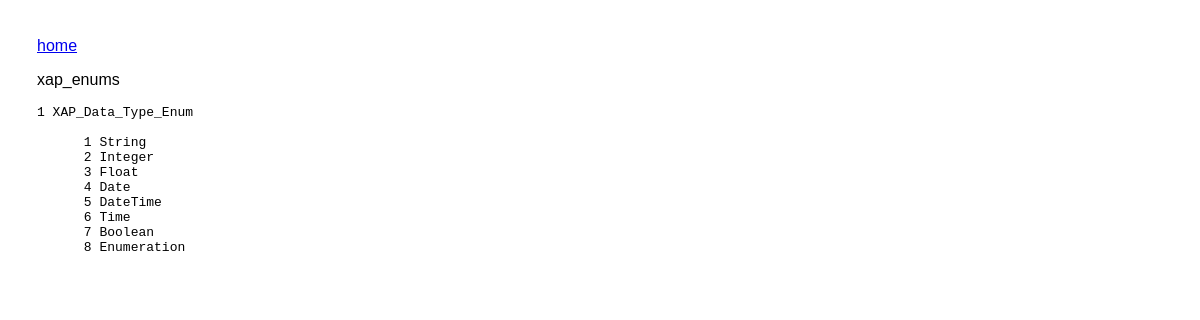
The page /xap_enums.php (signed in) on the database as committed earlier.
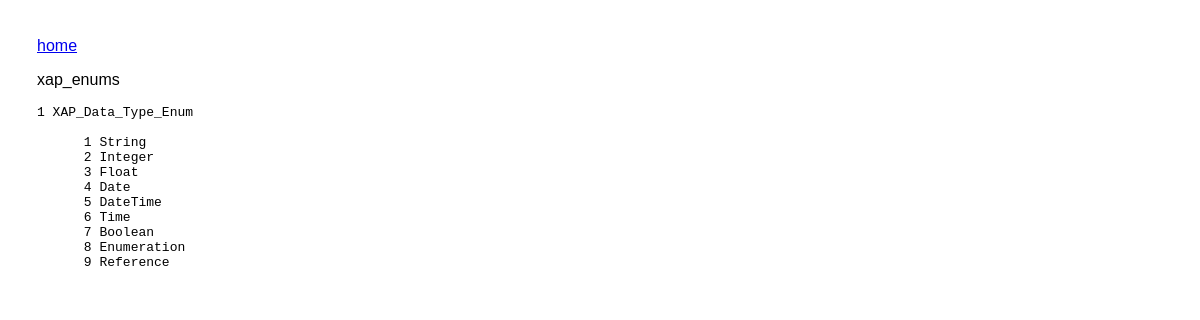
The same page on the database as committed later.
### tables this page shows
create table xap_enumeration
(xap_id             int         not null auto_increment,
 xap_cre_dat        datetime    not null,
 xap_user_id        int         not null,
 xap_project_id     int         not null,
 xap_access         varchar(3)  not null default 'ddr',
 xap_deleted        char(1)     not null default 'n', 
 xap_upd_dat        datetime    null,
 xap_upd_user_id    int         null,
 xap_reservation_id int         null,
  
 primary key (xap_id),
 foreign key (xap_user_id)        references xap_user(xap_id)        on delete cascade,
 foreign key (xap_project_id)     references xap_project(xap_id)     on delete cascade,
 foreign key (xap_upd_user_id)    references xap_user(xap_id)        on delete set null,
 foreign key (xap_reservation_id) references xap_reservation(xap_id) on delete set null,
  
 name            varchar(50),
 description     varchar(300),
  
 unique key (name)
);

create table xap_enumeration_entry
(xap_id             int         not null auto_increment,
 xap_cre_dat        datetime    not null,
 xap_user_id        int         not null,
 xap_project_id     int         not null,
 xap_access         varchar(3)  not null default 'ddr',
 xap_deleted        char(1)     not null default 'n', 
 xap_upd_dat        datetime    null,
 xap_upd_user_id    int         null,
 xap_reservation_id int         null,
  
 primary key (xap_id),
 foreign key (xap_user_id)        references xap_user(xap_id)        on delete cascade,
 foreign key (xap_project_id)     references xap_project(xap_id)     on delete cascade,
 foreign key (xap_upd_user_id)    references xap_user(xap_id)        on delete set null,
 foreign key (xap_reservation_id) references xap_reservation(xap_id) on delete set null,
  
 enumeration_id  int not null,
 entry_id        int not null,           
 entry_text      varchar(255) not null,
 description     varchar(255),
  
 unique key(enumeration_id, entry_id),
 unique key(enumeration_id, entry_text),
 foreign key (enumeration_id) references xap_enumeration(xap_id) on delete cascade
);

### xap_enums.php (the view, shortened to what this page needs)
<?php
 include "xap.php";
 $x= new XAP();
 $x->script="xap_enums.php";
 if ($x->start_page("enums"))
 {
   echo "<a href=\"index.php\">home</a><p>\n";
   echo "xap_enums<p>\n";
   echo "<pre>\n";
       $stmt = "select xap_id, name, description from xap_enumeration order by name";
         $r= mysql_query($stmt, $x->db);
         if (!$r)
         {
           $x->error_message= mysql_error()."<p>\n";
           echo $x->error_message;
         }
         else
         {
           while ($row= mysql_fetch_row($r))
           {
                $enum_id= $row[0];
                $name= $row[1];
	        $description= $row[2];
               echo "$enum_id $name $description<br>\n";
                $stmt2= "select entry_id, entry_text, description from xap_enumeration_entry where enumeration_id=$enum_id order by entry_id";
                $r2= mysql_query($stmt2, $x->db);
         if (!$r2)
         {
           $x->error_message= mysql_error()."<p>\n";
         }
         else
         {
           while ($row= mysql_fetch_row($r2))
           {
                $entry_id= $row[0];
                $entry_text= $row[1];
	        $entry_description= $row[2];
               echo "      $entry_id $entry_text $entry_description\n";
           }
         }
           }
         }
   echo "</pre>\n";
   $x->close_page();
 }
?>

### xap.php (shortened to what this page needs)
<?
  class XAP
  {
    function connect_db()
    {
       $this->db= mysql_connect("localhost", "root", "c0librI");
    }
    function start_page($title)
    {
      if ($_SESSION["logged_in"])
      {
        echo "<html>\n";
        echo " <head>\n";
        echo " </head>\n";
        echo "<body topMargin=0 leftmargin=\"0\" marginwidth=\"10\" marginheight=\"0\">\n";
?>
<table cellspacing=0 cellPadding=0 width="100%" border="0" >
  <tr onmouseover="hideAll();">
    <td>
         &nbsp;<p>
        <?php
  echo "<table width=\"100%\">";
       echo "<tr><td width=\"20\">&nbsp;</td><td><font face=\"arial\">\n";
        return(1);
      }
    }
    function close_page()
    {
       echo "</font></td></tr><table>\n";
       if ($_SESSION["logged_in"])
       {
         echo " </td>\n";
         echo " </tr>\n";
         echo " </table>\n";
       }
       echo " </body>\n";
       echo "</html>\n";
    }
  }
?>

Rows that differ between the two databases and show on the page:
added xap_enumeration_entry: entry "9", entry_text "Reference"
